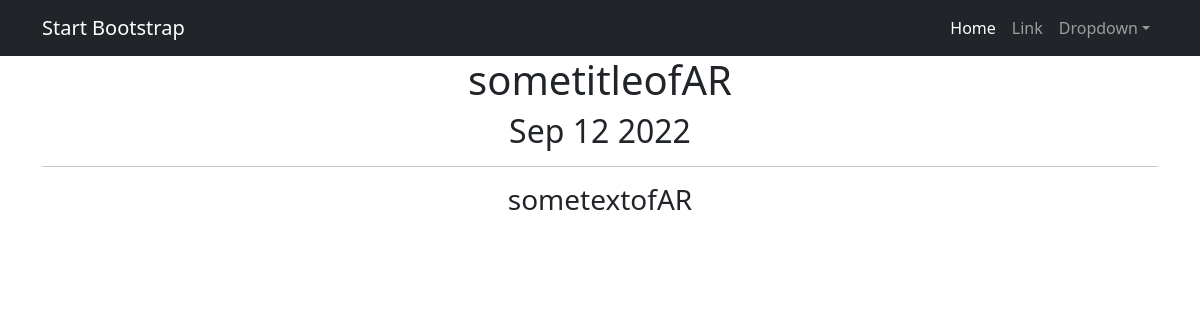
Before: /news/2 with the older database file.
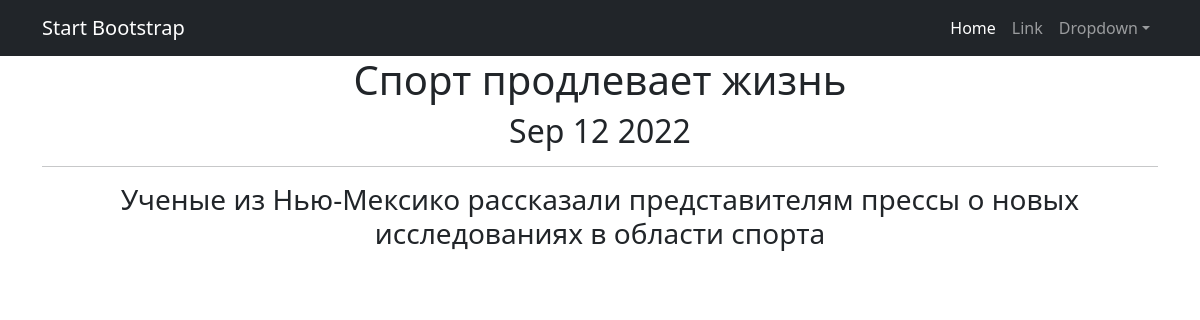
After: the same page with the newer database file.
### news/models.py (models this page shows, shortened)
class Post(models.Model):
    author = models.ForeignKey(Author, on_delete=models.CASCADE)
    NEWS = 'NW'
    ARTICLE = 'AR'
    CATEGORY_CHOICES = (
        (NEWS, 'Новость'),
        (ARTICLE, 'Статья')
    )
    categoryType = models.CharField(max_length=2, choices=CATEGORY_CHOICES, default=ARTICLE)
    dateCreation = models.DateTimeField(auto_now_add=True)
    postCategory = models.ManyToManyField(Category, through='PostCategory')
    title = models.CharField(max_length=128)
    text = models.TextField()
    rating = models.SmallIntegerField(default=0)

### news/views.py (the view)
# urls.py: path('<int:pk>', PostDetail.as_view(), name='post_detail'),
class PostDetail(DetailView):
    model = Post
    template_name = 'post.html'
    context_object_name = 'post'

### news/templatetags/custom_filters.py (called while the page is built)
@register.filter()
def censor(value):
    bad_words = ('редиска', 'дурак', 'придурок')
    if not isinstance(value, str):
        raise ValueError('Невозможно применить цензор не к строке')
    for word in value.split():
        if word.lower() in bad_words:
            value = value.replace(word, f"{word[0]}{'*' * (len(word) - 1)}")
    return value

### templates/post.html (shortened to what this page needs)
{% extends 'flatpages/default.html' %}
{% load custom_filters %}
{% block content %}
<h1>{{ post.title }}</h1>
<h2>{{ post.dateCreation|date:'M d Y' }}</h2>
<hr>
<h3>{{ post.text|censor }}</h3>
{% endblock content %}

Changed rows visible on the page:
changed Post: title "sometitleofAR" → "Спорт продлевает жизнь"; text|censor "sometextofAR" → "Ученые из Нью-Мексико рассказали представителям прессы о новых исследованиях в области спорта"
